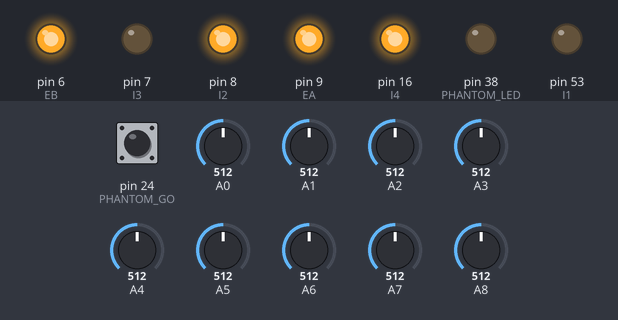
Recording of a sketch running on a simulated Arduino Mega 2560, built with avr-gcc and run on an emulated ATmega2560. Shown: output pins drawn as LEDs (lit = HIGH). Inputs (shaded band) come from the test bench; at power-on: pin 24 (PHANTOM_GO) HIGH, A0 = 512, A1 = 512, A2 = 512, A3 = 512, A4 = 512, A5 = 512, A6 = 512, A7 = 512, A8 = 512.

Above: at 0.2 s.
At 0.9 s:
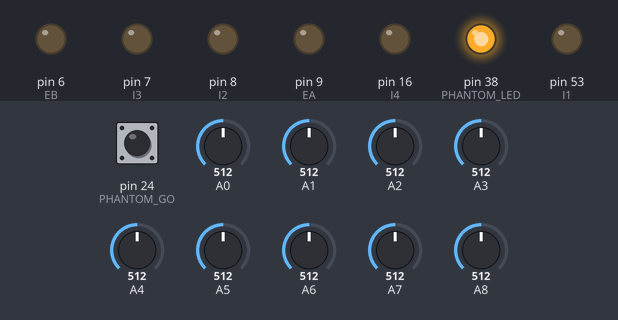
At 5.9 s:
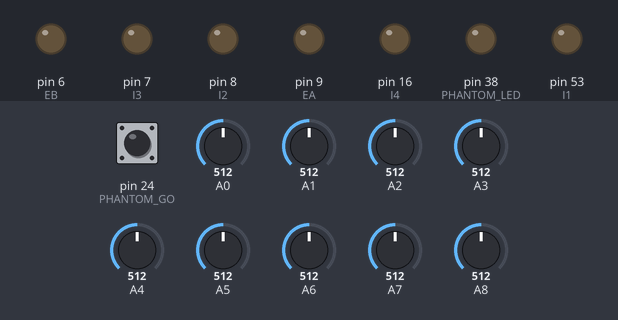
Timing chart, 0 to 7.4 s (numbered marks = the images above):
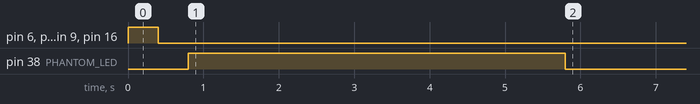

Measured:
- by itself, pin 6 (EB), pin 8 (I2), pin 9 (EA), pin 16 (I4): LOW → HIGH at 0.00 s, → LOW 0.40 s later
- by itself, pin 38 (PHANTOM_LED): LOW → HIGH at 0.80 s, → LOW 5.0 s later

The sketch:

mainCarreraPHANTOM.ino
```cpp
//SETEO DE VARIABLES*********************
double kp=7.0;
double ki=0.0;
double kd=21.0;
//int vel=250;
int velmax=250;//velocidad "frontal" del seguidor
int velar=100;
float tar=2000.0;

double kFrenoD=0.0;
double kFrenoP=0.0;
//SOLO MODIFICAR ^^^ESOS^^^ VALORES
int vel=0;
int arrT=0;

int PHANTOM_LED=38;
int PHANTOM_GO=24;
boolean correr=false;
void setup() {
  //leerData();
  pinMode(PHANTOM_GO,INPUT);
  pinMode(PHANTOM_LED,OUTPUT);
  setPidClock();//se inicia el timer que activa el calculo del pid
  setDriverModes();//seteo de salidas para el driver

  while(!digitalRead(PHANTOM_GO)){}
  setMotores(255,255);
  delay(400);
  while(!digitalRead(PHANTOM_GO)){}
  setMotores(0,0);
  delay(400);
  while(!digitalRead(PHANTOM_GO)){}
  digitalWrite(PHANTOM_LED,HIGH);
 calibrar();//5segundos de calibracion
  digitalWrite(PHANTOM_LED,LOW);
  delay(400);
  while(!digitalRead(PHANTOM_GO)){}
  delay(400);
  while(digitalRead(PHANTOM_GO)){}
  arrT=millis();
  correr=true;
}
void loop() {
}
```

pid.ino
```cpp
double ep=0.0;double ei=0.0;double ed=0.0;

double pos=60.0;
double preve=0.0;
double prevpos=60.0;
double setpoint=60.0;
unsigned long medTime=0;
void setPidClock(){//para que sea mas bonito
  setearTimer50htz();
}
void setearTimer50htz(){//seteo de timer de 50khz con variables de registro
  noInterrupts(); // disable all interrupts
  TCCR3A = 0;
  TCCR3B = 0;
  TCNT3 = 0;
  OCR3A = 625; // compare match register 16MHz/256/50Hz (20016micros)
  TCCR3B |= (1 << WGM32); // CTC mode
  TCCR3B |= (1 << CS32 ); // 256 prescaler
  TIMSK3 |= (1 << OCIE3A); // enable timer compare interrupt
  interrupts();
}
ISR(TIMER3_COMPA_vect) // rutina de interrupcion 3
{

  if(correr){
    if(millis()-arrT<tar){
    vel=velar+pow(((millis()-arrT)/tar),2)*(velmax-velar);
  }else{
    vel=velmax;
  }
  sensado();//llamado a sensar
  pidCalc();//calculo del pid
  correccion();//seteo de motores
  }
}
void pidCalc(){ //calculo del pid
    double e=setpoint-pos;
    ep=e*kp;
    if(abs(out)<255 or ei*e<0){
  ei+=ki*e;
  }
    ed=(e-preve)*kd;
    out=ep+ei+ed;
    freno=max(abs(e-preve)*kFrenoD,abs(e)*kFrenoP);
    preve=e;
}
```

sensores.ino
```cpp
int max[]={0,0,0,0,0,0,0,0,0};
int min[]={1024,1024,1024,1024,1024,1024,1024,1024,1024};
bool invertir=false;//true para smd(733)
bool calibrado=false;
int s[]={0,0,0,0,0,0,0,0,0};
float posSen[]={18.0,28.0,38.0,48.0,60.0,72.0,82.0,92.0,102.0};
int sPin[]={40,37,36,35,34,33,32,31,30};


void sensado(){//eso que dice
  if(calibrado){//si ya esta calibrado empezamos a medir
  float prom=0;
  float sum=0;
  for(int a=0;a<9;a++){
    //s[a]=map(analogRead(a),min[a],max[a],0,1023);//ANALOGICOmapeo de el minimo y max a 0-1023
    //s[a]=(digitalRead(sPin[a])*1024);//DIGITAL
    s[a]=digitalizar(analogRead(a),min[a],max[a]);//ANALOGICODigitalizado
    if(invertir){//si es el 733 se invierte
      s[a]=1023-s[a];
    }
    if(s[a]<500) s[a]=0;
    //s[a]=(analogRead(a))/4;
    prom+=s[a]*posSen[a];
    sum+=s[a];
  }
  if(sum!=0 ){
   pos=prom/sum;
  }
  }
}
int digitalizar(int s,int mi,int ma){
  float me=(mi+ma)/2;
  if(s<me)
  return 0;
  else
  return 1023;
}

void calibrar(){//calibrar durante los primeros 5 segundos
  int tiempo = millis();
  while(millis()-tiempo<5000){
    for(int a=0;a<9;a++){
      int sen=analogRead(a);
      max[a]=max(max[a],sen);
      min[a]=min(min[a],sen);
    }
  }
  calibrado=true;
 }
```

driver.ino
```cpp
int EA=9,EB=6,I1=53,I2=8,I3=7,I4=16;//pines del driver
int freno=0;
double out=0.0;
void setDriverModes(){
  pinMode (EA, OUTPUT); //todos outputs
  pinMode (EB, OUTPUT);
  pinMode (I1, OUTPUT);
  pinMode (I2, OUTPUT);
  pinMode (I3, OUTPUT);
  pinMode (I4, OUTPUT);
}
void correccion(){//giro
  int v=max(0,vel-freno);
  if(out>0){//si el error es positivo girar a la derecha
    setMotores(max(-255,v-out),v);
  }else if(out<0){//si el error es negativo girar a la izquierda
    setMotores(v,max(-255,v+out));
  }
  else{
    setMotores(v,v);
  }
}
void setMotores(int velI,int velD){//funcion para setear velocidades
  motorIzq(velI);
  motorDer(velD);
}
void motorDer(int vel){//seteo de velocidad al derecho
    analogWrite(EA,abs(vel));
    digitalWrite(I1,vel<0);
    digitalWrite(I2,vel>0);
}
void motorIzq(int vel){//seteo de velocidad al izq
    analogWrite(EB,abs(vel));file:///usr/share/applications/arduino.desktop
    digitalWrite(I3,vel<0);
    digitalWrite(I4,vel>0);
}
void trabarIzq(){//trabar motores
  analogWrite(EB,128);
  digitalWrite(I3,false);
  digitalWrite(I4,false);
}
void trabarDer(){//trabar motores
  analogWrite(EA,128);
  digitalWrite(I1,false);
  digitalWrite(I2,false);
}
```
